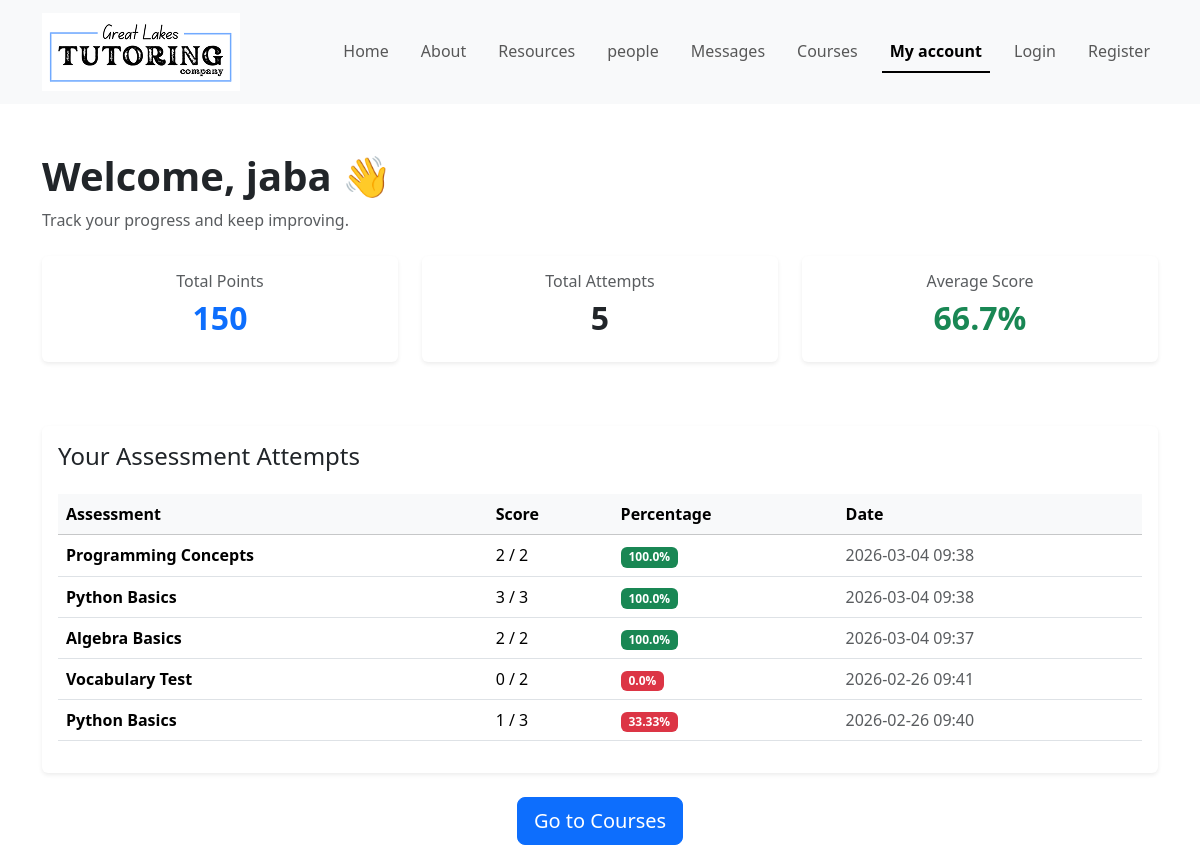
The page /dashboard (signed in) on the database its author committed.
### app.py (models this page shows, shortened)
class User(db.Model, UserMixin):
    id = db.Column(db.Integer, primary_key=True)
    username = db.Column(db.String(100), unique=True, nullable=False)
    email = db.Column(db.String(120), unique=True, nullable=False)
    password_hash = db.Column(db.String(200), nullable=False)
    points = db.Column(db.Integer, default=0)
    role = db.Column(db.String(20), default="student")
    results = db.relationship('Result', backref='user', lazy=True)

class Result(db.Model):
    id = db.Column(db.Integer, primary_key=True)
    score = db.Column(db.Integer)
    total_questions = db.Column(db.Integer)
    percentage = db.Column(db.Float)
    timestamp = db.Column(db.DateTime, default=datetime.utcnow)
    user_id = db.Column(db.Integer, db.ForeignKey('user.id'))
    assessment_id = db.Column(db.Integer, db.ForeignKey('assessment.id'))
    assessment = db.relationship("Assessment")

class Assessment(db.Model):
    id = db.Column(db.Integer, primary_key=True)
    title = db.Column(db.String(200), nullable=False)
    points_reward = db.Column(db.Integer, default=50)
    course_id = db.Column(db.Integer, db.ForeignKey('course.id'), nullable=False)
    questions = db.relationship('Question', backref='assessment', lazy=True)

### app.py (the view)
@app.route("/dashboard")
@login_required
def dashboard():
    user_results = Result.query.filter_by(
        user_id=current_user.id
    ).order_by(Result.timestamp.desc()).all()
    return render_template("dashboard.html",
                           user=current_user,
                           results=user_results)

### app.py (called while the page is built)
@login_manager.user_loader
def load_user(user_id):
    return User.query.get(int(user_id))

### templates/dashboard.html (shortened to what this page needs)
{% extends "base.html" %}
{% block content %}
<div class="container mt-5">
    <div class="mb-4">
        <h1 class="fw-bold">Welcome, {{ user.username }} 👋</h1>
        <p class="text-muted">Track your progress and keep improving.</p>
    </div>
    <div class="row mb-5">
        <div class="col-md-4 mb-3">
            <div class="card shadow-sm border-0 text-center">
                <div class="card-body">
                    <h6 class="text-muted">Total Points</h6>
                    <h2 class="fw-bold text-primary">{{ user.points }}</h2>
                </div>
            </div>
        </div>
        <div class="col-md-4 mb-3">
            <div class="card shadow-sm border-0 text-center">
                <div class="card-body">
                    <h6 class="text-muted">Total Attempts</h6>
                    <h2 class="fw-bold">{{ results|length }}</h2>
                </div>
            </div>
        </div>
        <div class="col-md-4 mb-3">
            <div class="card shadow-sm border-0 text-center">
                <div class="card-body">
                    <h6 class="text-muted">Average Score</h6>
                    {% if results %}
                        {% set avg = (results | map(attribute='percentage') | sum / results|length) %}
                        <h2 class="fw-bold text-success">{{ avg | round(1) }}%</h2>
                    {% else %}
                        <h2 class="fw-bold">0%</h2>
                    {% endif %}
                </div>
            </div>
        </div>
    </div>
    <div class="card shadow-sm border-0">
        <div class="card-body">
            <h4 class="mb-4">Your Assessment Attempts</h4>
            {% if results %}
            <div class="table-responsive">
                <table class="table table-hover align-middle">
                    <thead class="table-light">
                        <tr>
                            <th>Assessment</th>
                            <th>Score</th>
                            <th>Percentage</th>
                            <th>Date</th>
                        </tr>
                    </thead>
                    <tbody>
                        {% for result in results %}
                        <tr>
                            <td class="fw-semibold">
                                {{ result.assessment.title }}
                            </td>
                            <td>
                                {{ result.score }} / {{ result.total_questions }}
                            </td>
                            <td>
                                {% if result.percentage >= 70 %}
                                    <span class="badge bg-success">
                                        {{ result.percentage | round(2) }}%
                                    </span>
                                {% elif result.percentage >= 40 %}
                                    <span class="badge bg-warning text-dark">
                                        {{ result.percentage | round(2) }}%
                                    </span>
                                {% else %}
                                    <span class="badge bg-danger">
                                        {{ result.percentage | round(2) }}%
                                    </span>
                                {% endif %}
                            </td>
                            <td class="text-muted">
                                {{ result.timestamp.strftime("%Y-%m-%d %H:%M") }}
                            </td>
                        </tr>
                        {% endfor %}
                    </tbody>
                </table>
            </div>
            {% else %}
                <p class="text-muted">No attempts yet. Start learning today!</p>
            {% endif %}
        </div>
    </div>
    <div class="text-center mt-4">
        <a href="{{ url_for('courses') }}" class="btn btn-primary btn-lg">
            Go to Courses
        </a>
    </div>
</div>
{% endblock %}

### rows shown on the page
User: username "jaba", points "150"
Result: assessment "Programming Concepts", score "2", total_questions "2", percentage "100.0", timestamp "2026-03-04 09:38"
Result: assessment "Python Basics", score "3", total_questions "3", percentage "100.0", timestamp "2026-03-04 09:38"
Result: assessment "Algebra Basics", score "2", total_questions "2", percentage "100.0", timestamp "2026-03-04 09:37"
Result: assessment "Vocabulary Test", score "0", total_questions "2", percentage "0.0", timestamp "2026-02-26 09:41"
Result: assessment "Python Basics", score "1", total_questions "3", percentage "33.33", timestamp "2026-02-26 09:40"

### other values the page prints
{{ results|length }} "5"
{{ avg | round(1) }} "66.7"
